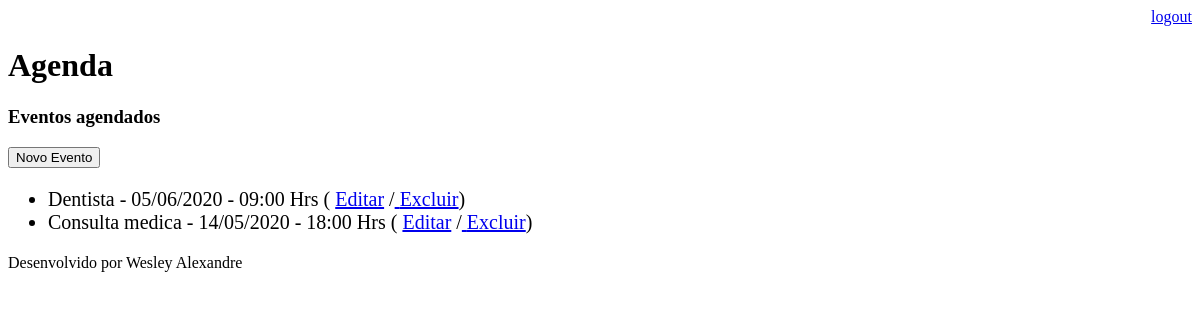
Page /agenda/ (signed in) on the earlier database version.
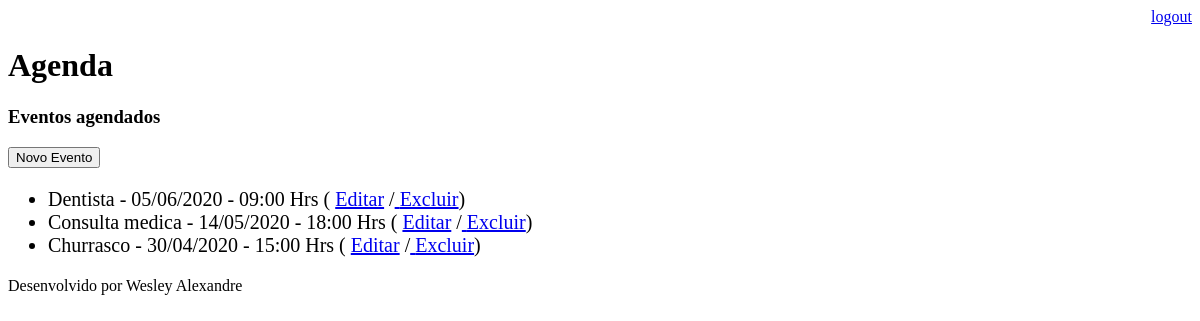
Same page on the later database version.
### core/models.py (models this page shows, shortened)
class Evento(models.Model):
    titulo = models.CharField(max_length=100)
    descricao = models.TextField(blank=True, null= True)
    data_evento = models.DateTimeField(verbose_name='Data do Evento')
    data_criacao = models.DateTimeField(auto_now=True, verbose_name='Data de Criação do Evento')
    usuario = models.ForeignKey(User, on_delete=models.CASCADE)
    class Meta: # metadatdas
        db_table = 'Eventos' #alterando o nome da tabela
    def get_data_evento(self):
        return self.data_evento.strftime('%d/%m/%Y - %H:%M Hrs')

### core/views.py (the view)
# urls.py: path('agenda/', views.listaEventos),
@login_required(login_url='/login/')
def listaEventos(request):
    usuario = request.user
    evento = Evento.objects.filter(usuario = usuario)
    dados = {'eventos':evento}
    return render(request,'agenda.html',dados)

### template/agenda.html
{% extends "model-page.html" %}
{% block content %}
    <h3>Eventos agendados</h3>
    <a href="evento/">
        <button type="button">Novo Evento</button>
    </a>
    <ul style="font-size:20px; text-decoration:none">
        {% for evento in eventos %}
            <li>{{ evento.titulo}} - {{ evento.get_data_evento}}
                ( <a href="evento/?id={{ evento.id }}">Editar</a>
                /<a href="evento/delete/{{ evento.id }}/"> Excluir</a>)
            </li>
        {% endfor %}
    </ul>
{% endblock %}

Differences in the rows shown:
added Evento: titulo "Churrasco", get_data_evento "30/04/2020 - 15:00 Hrs"
